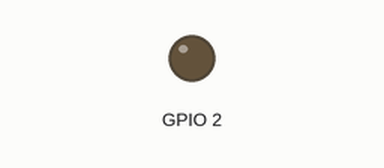
This sketch was run on a simulated ESP32. On the bench: output pins drawn as LEDs (lit = HIGH). A WiFi scan finds three made-up networks; what the sketch prints to the serial monitor is not drawn.

Above: at 3.6 s.
At 7.18 s:
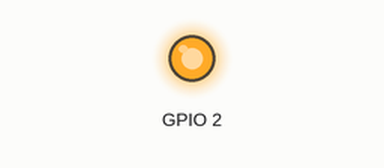
Timing chart, 0 to 9.5 s (numbered marks = the images above):
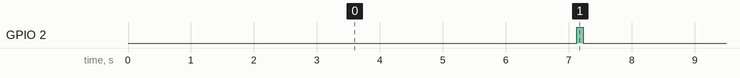

Measured:
- by itself, GPIO 2: alternates HIGH for 0.10 s and LOW for 7.1 s

The sketch:

SCAN_WIFI.ino
```cpp
#include<WiFi.h>

void setup() {
  // put your setup code here, to run once:
  Serial.begin(115200);
  // Set Wifi to station mode and disconnect from an AP if it was previously connected
  WiFi.mode(WIFI_STA);
  WiFi.disconnect();
  delay(100);

  Serial.println("Setup done");
  pinMode(2, OUTPUT);
}

void loop() {
  // put your main code here, to run repeatedly:
  Serial.println("Scan start");

  //WiFi.scanNetworks will return the number of networks found
  int n = WiFi.scanNetworks(); // returns the number of networks found
  Serial.println("Scan done");
  if(n == 0)
  {
    Serial.println("No networks found");
  }
  else
  {
    Serial.print(n);
    Serial.println(" networks found");
    for(int i = 0; i < n; i++)
    {
      //print SSID and RSSI for each network found (RSSI - received signal strength indicator)
      Serial.print(i + 1);
      Serial.print(":  ");
      Serial.print(WiFi.SSID(i)); //prints the SSID for a specific networ -> SSID_ ten wifi
      Serial.print(" (");
      Serial.print(WiFi.RSSI(i));
      /* Trả ve gia tri RSSI cua mạng đó, RSSI dai dien cho cuong do ti hieu da nhan,
      Day la thuoc do uoc tinh ve muc nang luong ma thiet bị khách RF đang nhận được từ
      một điểm truy cập hoặc bộ định tuyến */
      Serial.print(" )");
      Serial.println((WiFi.encryptionType(i) == WIFI_AUTH_OPEN)?" ":"*");
      /* WiFi.encryptionType() trả về loại mã hóa mạng Ví dụ cụ thể đó đặt dấu * trong trường hợp mạng mở.
      Tuy nhiên, chức năng đó có thể trả về một trong các tùy chọn sau (không chỉ các mạng mở):
      WIFI_AUTH_OPEN
      WIFI_AUTH_WEP
      WIFI_AUTH_WPA_PSK
      WIFI_AUTH_WPA2_PSK
      WIFI_AUTH_WPA_WPA2_PSK
      WIFI_AUTH_WPA2_ENTERPRISE
      */
      delay(10);
    }
  }
  Serial.println("");
  // Wait a bit before scanning again
  delay(5000);
  digitalWrite(2, HIGH);
  delay(100);
  digitalWrite(2, LOW);
  delay(100);
}
```
